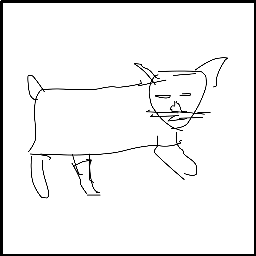
#> input picture images/test/cat/3841.png, 256 x 256 px, given as the content of the folder dataset, which was not available
$ python preprocess.py   (Python 2 division)   (older library calls are emulated)
#> lines starting #> are read from the running program, lines starting #| are printed output that depends on the picture; after the words box and inside, x2 and y2 are one past the last pixel; in counts of white or black regions, pixels touching at a corner belong together; pictures that were not available may be replaced by others from this repository, and a replacement may not be noted
import cv2
import numpy as np
from os import listdir
import os

for folder in listdir("dataset"):
	count = 0
	for file in os.listdir("dataset/"+str(folder)):
		if not (str(file).startswith('.')):
		#file = str(file)[2:]
			image = cv2.imread('dataset/'+str(folder)+'/'+str(file), 0)
#> image is the input picture: shape (256, 256); min 0, max 255, mean 240
			img = cv2.resize(image, (256, 256), interpolation=cv2.INTER_CUBIC)
			ret,thresh = cv2.threshold(img,127,255,0)
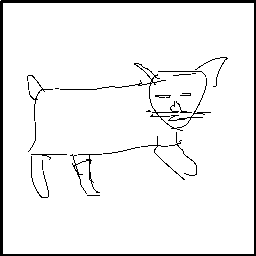
#> thresh: shape (256, 256); 94.1% white; 22 black regions (7 under 20 px)
			im2,contours,hierarchy = cv2.findContours(thresh, cv2.RETR_TREE,cv2.CHAIN_APPROX_SIMPLE)
#> contours = 241 contours, 211 with area under 20; largest, box (x1, y1, x2, y2) and area: (3, 3, 254, 254) 62500, (77, 153, 103, 181) 118, (157, 70, 203, 73) 88, (30, 153, 68, 157) 77, (59, 88, 98, 91) 74
			cnt = contours[0]
#> cnt = [[3, 3], [3, 253], [253, 253], [253, 3]]
			x,y,w,h = cv2.boundingRect(cnt)
#> x = 3; y = 3; w = 251; h = 251

			small_img = img[x:x+w,y:y+h]
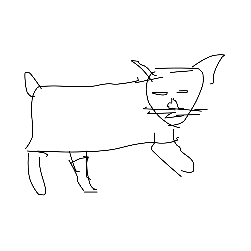
#> small_img: shape (251, 251); min 0, max 255, mean 249.7

			cv2.rectangle(img,(x,y),(x+w,y+h),(0,255,0),2)
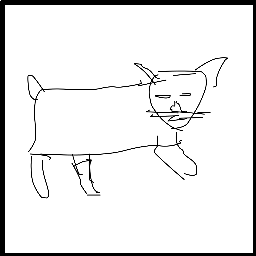
#> img: shape (256, 256); 2.28% of pixels changed, all inside (x1, y1, x2, y2) = (3, 3, 254, 254)
			count = count + 1
			if str(folder)== 'cat':
				path_train = 'E:/IT/Major/images/train/cat'
				path_test = 'E:/IT/Major/images/test/cat'
				if count < 19:
					cv2.imwrite(os.path.join(path_test , file), img)
					print 'ddd'
				else:
					cv2.imwrite(os.path.join(path_train , file), img)
			else:
				path_train = 'E:/IT/Major/images/train/shoe'
				path_test = 'E:/IT/Major/images/test/shoe'
				if count < 19:
					cv2.imwrite(os.path.join(path_test , file), img)
				else:
					cv2.imwrite(os.path.join(path_train , file), img)

$ run again, on images/test/cat/3845.png
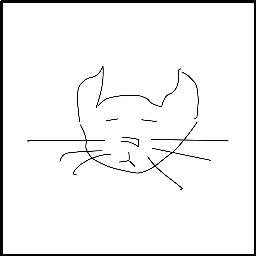
#> input picture images/test/cat/3845.png, 256 x 256 px, given as the content of the folder dataset, which was not available
#> image is the input picture: shape (256, 256); min 0, max 255, mean 241.8
#> `ret,thresh = cv2.threshold(img,127,255,0)`:
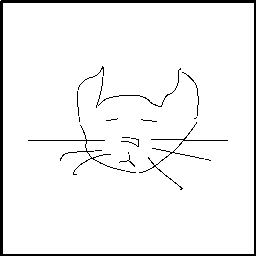
#> thresh: shape (256, 256); 94.8% white; 18 black regions (9 under 20 px)
#> contours = 195 contours, 184 with area under 20; largest, box (x1, y1, x2, y2) and area: (3, 3, 254, 254) 62500, (150, 135, 229, 142) 164, (27, 138, 106, 145) 160, (118, 94, 141, 97) 42, (76, 147, 95, 154) 40
#> cnt = [[3, 3], [3, 253], [253, 253], [253, 3]]
#> x = 3; w = 251
#> `cv2.rectangle(img,(x,y),(x+w,y+h),(0,255,0),2)`:
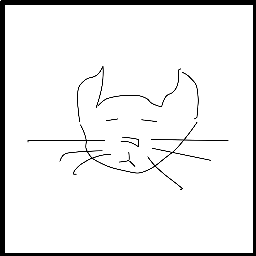
#> img: shape (256, 256); 2.28% of pixels changed, all inside (x1, y1, x2, y2) = (3, 3, 254, 254)

$ run again, on images/test/cat/3846.png
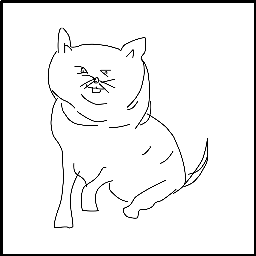
#> input picture images/test/cat/3846.png, 256 x 256 px, given as the content of the folder dataset, which was not available
#> image is the input picture: shape (256, 256); min 0, max 255, mean 239.4
#> `ret,thresh = cv2.threshold(img,127,255,0)`:
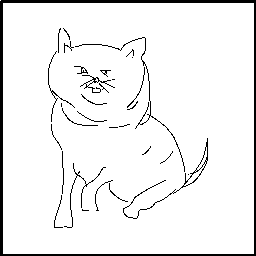
#> thresh: shape (256, 256); 93.9% white; 32 black regions (13 under 20 px)
#> contours = 391 contours, 366 with area under 20; largest, box (x1, y1, x2, y2) and area: (3, 3, 254, 254) 62500, (205, 137, 209, 162) 54, (76, 66, 89, 75) 47, (148, 80, 151, 102) 40, (81, 43, 103, 46) 40
#> cnt = [[3, 3], [3, 253], [253, 253], [253, 3]]
#> x = 3; w = 251
#> `cv2.rectangle(img,(x,y),(x+w,y+h),(0,255,0),2)`:
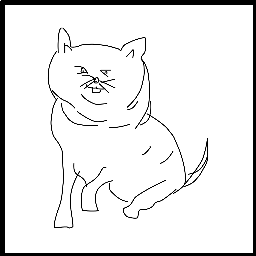
#> img: shape (256, 256); 2.28% of pixels changed, all inside (x1, y1, x2, y2) = (3, 3, 254, 254)

$ run again, on images/test/cat/3847.png
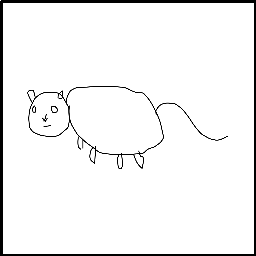
#> input picture images/test/cat/3847.png, 256 x 256 px, given as the content of the folder dataset, which was not available
#> image is the input picture: shape (256, 256); min 0, max 255, mean 242.5
#> `ret,thresh = cv2.threshold(img,127,255,0)`:
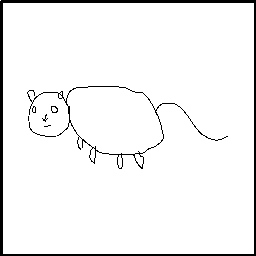
#> thresh: shape (256, 256); 95.1% white; 8 black regions (4 under 20 px)
#> contours = 163 contours, 151 with area under 20; largest, box (x1, y1, x2, y2) and area: (3, 3, 254, 254) 62500, (108, 152, 136, 159) 67, (87, 85, 120, 88) 62, (67, 105, 72, 124) 46, (50, 105, 59, 114) 41
#> cnt = [[3, 3], [3, 253], [253, 253], [253, 3]]
#> x = 3; w = 251
#> `cv2.rectangle(img,(x,y),(x+w,y+h),(0,255,0),2)`:
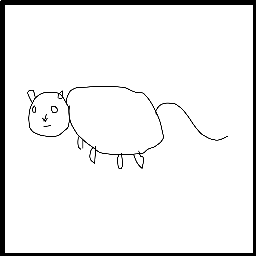
#> img: shape (256, 256); 2.28% of pixels changed, all inside (x1, y1, x2, y2) = (3, 3, 254, 254)
